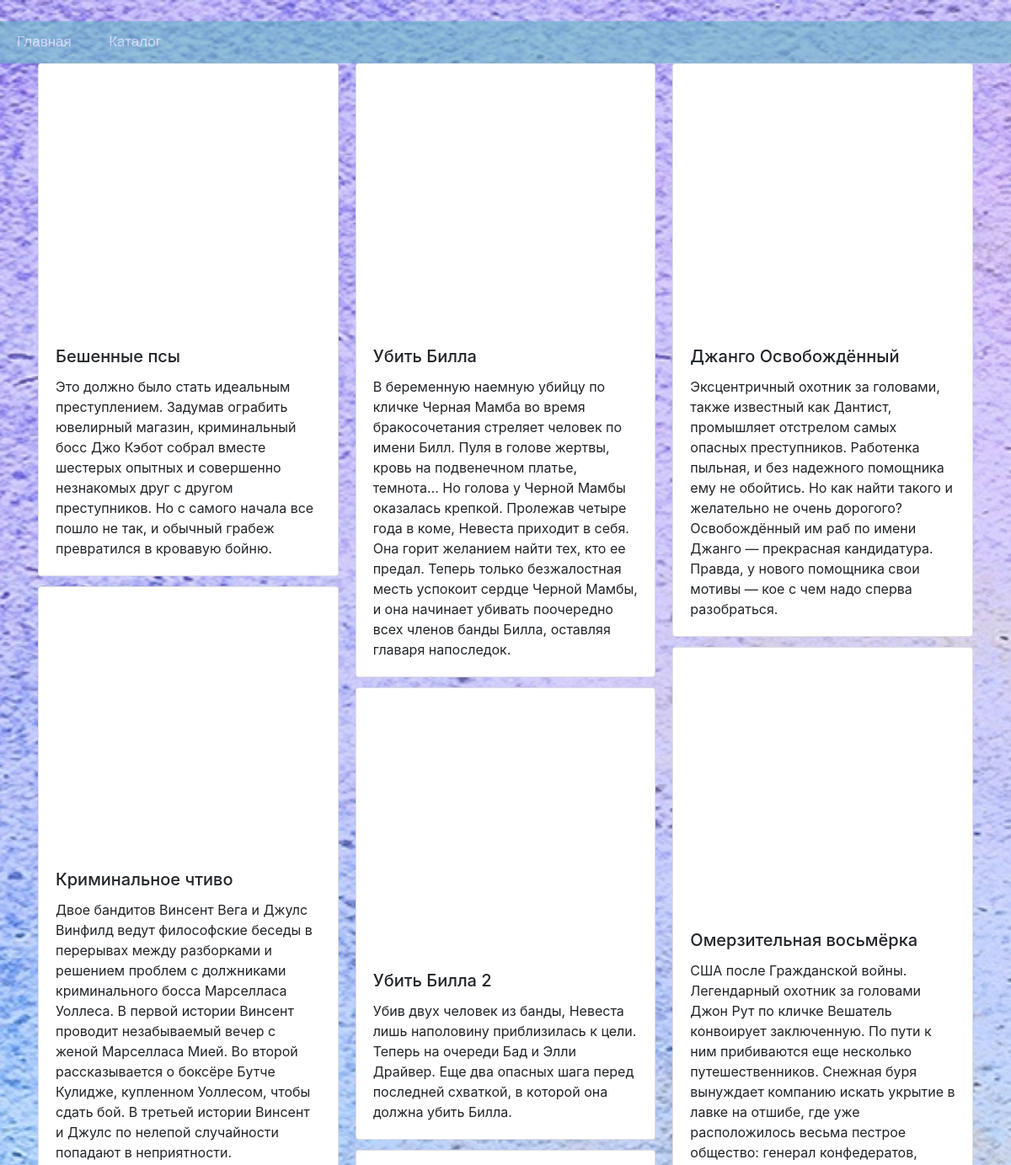
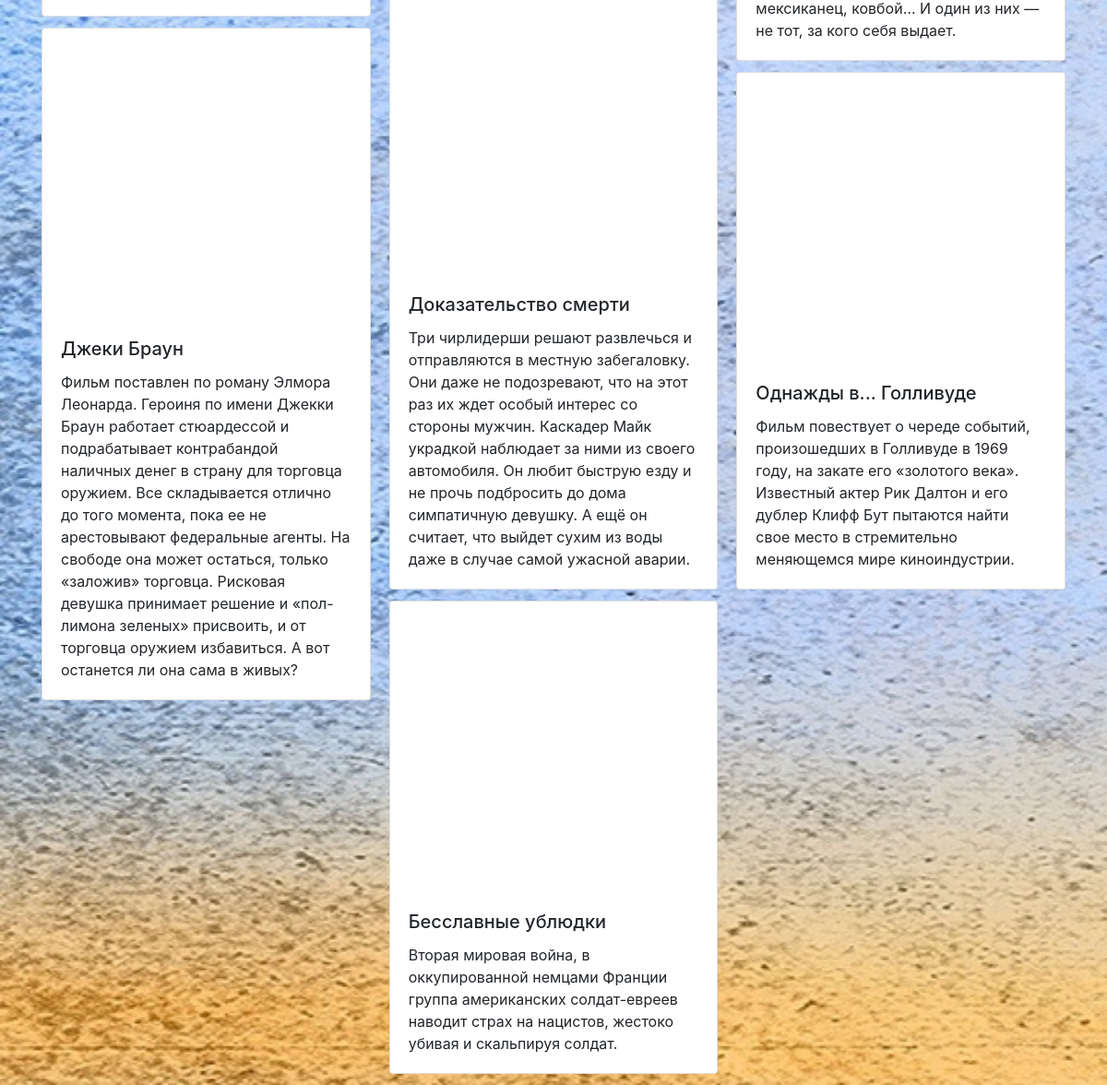
Screenshot of /Квентин Тарантино/ with the database file from the repository (2 pictures, top to bottom).
### catalog/models.py (models this page shows, shortened)
class Film(models.Model):
    director = models.ForeignKey(Director, on_delete=models.CASCADE, null=True)
    name = models.CharField(max_length=40, verbose_name='Название фильма')
    description = models.TextField(verbose_name='Описание фиьма')
    trailer = models.URLField(max_length=300,verbose_name='Ссылка на трейлер фильма', default='')

### catalog/views.py (the view)
# urls.py: path('<str:director>/', views.films, name='films'),
def films(request, director):
    films = Film.objects.filter(director__name=director)
    return render(request, 'groups.html', {'films': films})

### catalog/templates/groups.html (shortened to what this page needs)
{% load staticfiles %}
<link rel="stylesheet" href="https://stackpath.bootstrapcdn.com/bootstrap/4.3.1/css/bootstrap.min.css">
<ul class="menu">
        <li><a href="{% url 'main' %}">Главная</a></li>
        <li><a href="{% url 'catalog' %}">Каталог</a></li>
</ul>
<body class="back_scroll">
<div class="container">
    <div class="card-columns">
        {% for film in films %}
                    <div class="card">
                        <iframe width="560" height="315" src={{film.trailer}} frameborder="0" allow="accelerometer; autoplay; encrypted-media; gyroscope; picture-in-picture" allowfullscreen style="opacity: .9; padding: 10px" class="card-img-top"></iframe>
                        <div class="card-body">
                            <h5 class="card-title">{{film.name}}</h5>
                            <p class="card-text">{{film.description}}</p>
                        </div>
                    </div>
        {% endfor %}
    </div>
</div>
</body>

### rows the page displays
Film: name "Бешенные псы", description "Это должно было стать идеальным преступлением. Задумав ограбить ювелирный магазин, криминальный босс Джо Кэбот собрал вместе шестерых опытных и совершенно незнакомых друг с другом преступников. Но с самого начала все пошло не так, и обычный грабеж превратился в кровавую бойню."
Film: name "Криминальное чтиво", description "Двое бандитов Винсент Вега и Джулс Винфилд ведут философские беседы в перерывах между разборками и решением проблем с должниками криминального босса Марселласа Уоллеса. В первой истории Винсент проводит незабываемый вечер с женой Марселласа Мией. Во второй рассказывается о боксёре Бутче Кулидже, купленном Уоллесом, чтобы сдать бой. В третьей истории Винсент и Джулс по нелепой случайности попадают в неприятности."
Film: name "Джеки Браун", description "Фильм поставлен по роману Элмора Леонарда. Героиня по имени Джекки Браун работает стюардессой и подрабатывает контрабандой наличных денег в страну для торговца оружием. Все складывается отлично до того момента, пока ее не арестовывают федеральные агенты. На свободе она может остаться, только «заложив» торговца. Рисковая девушка принимает решение и «пол-лимона зеленых» присвоить, и от торговца оружием избавиться. А вот останется ли она сама в живых?"
Film: name "Убить Билла", description "В беременную наемную убийцу по кличке Черная Мамба во время бракосочетания стреляет человек по имени Билл. Пуля в голове жертвы, кровь на подвенечном платье, темнота… Но голова у Черной Мамбы оказалась крепкой. Пролежав четыре года в коме, Невеста приходит в себя. Она горит желанием найти тех, кто ее предал. Теперь только безжалостная месть успокоит сердце Черной Мамбы, и она начинает убивать поочередно всех членов банды Билла, оставляя главаря напоследок."
Film: name "Убить Билла 2", description "Убив двух человек из банды, Невеста лишь наполовину приблизилась к цели. Теперь на очереди Бад и Элли Драйвер. Еще два опасных шага перед последней схваткой, в которой она должна убить Билла."
Film: name "Доказательство смерти", description "Три чирлидерши решают развлечься и отправляются в местную забегаловку. Они даже не подозревают, что на этот раз их ждет особый интерес со стороны мужчин. Каскадер Майк украдкой наблюдает за ними из своего автомобиля. Он любит быструю езду и не прочь подбросить до дома симпатичную девушку. А ещё он считает, что выйдет сухим из воды даже в случае самой ужасной аварии."
Film: name "Бесславные ублюдки", description "Вторая мировая война, в оккупированной немцами Франции группа американских солдат-евреев наводит страх на нацистов, жестоко убивая и скальпируя солдат."
Film: name "Джанго Освобождённый", description "Эксцентричный охотник за головами, также известный как Дантист, промышляет отстрелом самых опасных преступников. Работенка пыльная, и без надежного помощника ему не обойтись. Но как найти такого и желательно не очень дорогого? Освобождённый им раб по имени Джанго — прекрасная кандидатура. Правда, у нового помощника свои мотивы — кое с чем надо сперва разобраться."
Film: name "Омерзительная восьмёрка", description "США после Гражданской войны. Легендарный охотник за головами Джон Рут по кличке Вешатель конвоирует заключенную. По пути к ним прибиваются еще несколько путешественников. Снежная буря вынуждает компанию искать укрытие в лавке на отшибе, где уже расположилось весьма пестрое общество: генерал конфедератов, мексиканец, ковбой… И один из них — не тот, за кого себя выдает."
Film: name "Однажды в... Голливуде", description "Фильм повествует о череде событий, произошедших в Голливуде в 1969 году, на закате его «золотого века». Известный актер Рик Далтон и его дублер Клифф Бут пытаются найти свое место в стремительно меняющемся мире киноиндустрии."
